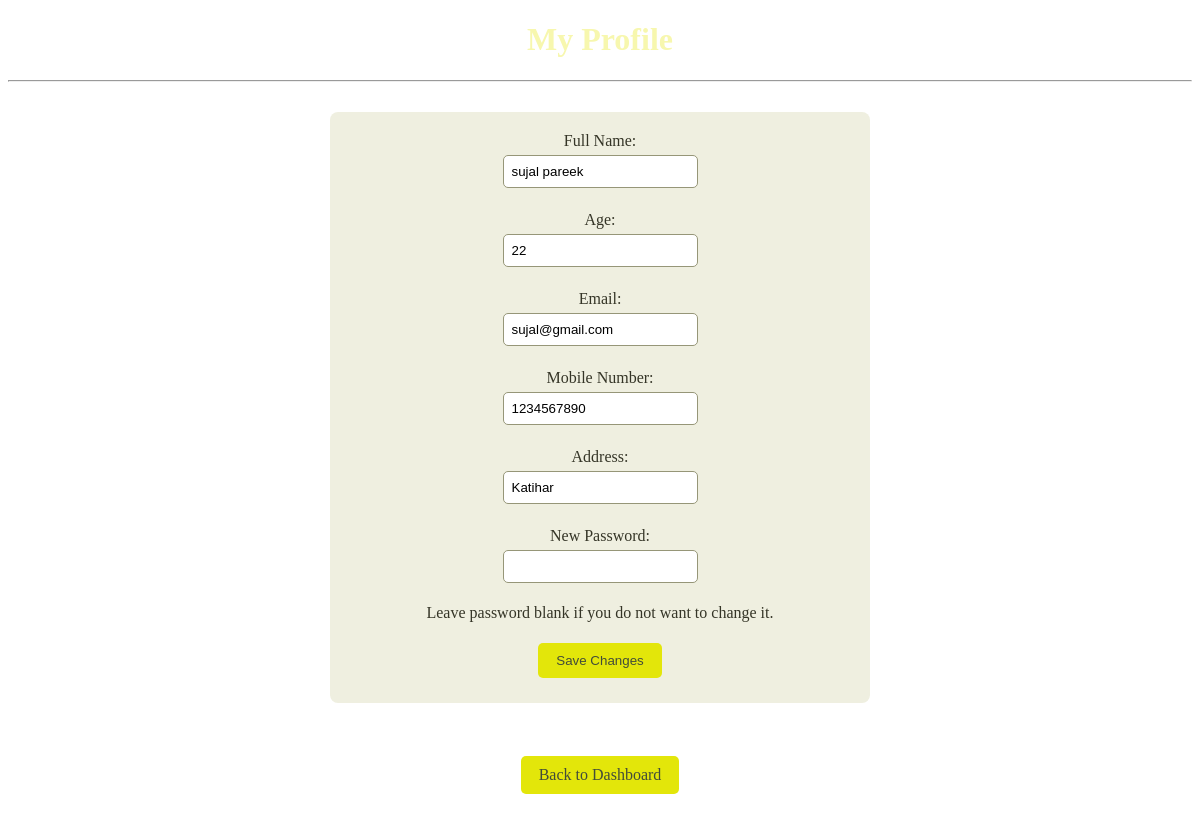
Page /user/profile (signed in) on the committed database.
### models.py (models this page shows)
class User(db.Model):
    __tablename__="users"
    id=db.Column(db.Integer,primary_key=True)
    name=db.Column(db.String(100),nullable=False)
    age=db.Column(db.Integer,nullable=False)
    email=db.Column(db.String(120),unique=True,nullable=False)
    password=db.Column(db.String(255),nullable=False)
    mobile=db.Column(db.String(15),nullable=False)
    address=db.Column(db.String(255),nullable=False)
    role=db.Column(db.String(20),nullable=False)
    status=db.Column(db.String(20),default="Active")
    created_at=db.Column(db.DateTime,default=datetime.utcnow)
    bookings=db.relationship("Booking",backref="user")
    staff_profile=db.relationship("TrekStaff",backref="user",uselist=False)

### app.py (the view, shortened to what this page needs)
@app.route("/user/profile", methods=["GET", "POST"])
def user_profile():
    if "user_id" not in session or session["role"] != "user":
        return redirect(url_for("home"))
    user = User.query.get(session["user_id"])
    return render_template("user/profile.html", user=user)

### templates/user/profile.html (shortened to what this page needs)
<!DOCTYPE html>
<html>
<head>
</head>
<body>
    <h1>My Profile</h1>
    <hr>
    <form method="POST">
        <label>Full Name:</label>
        <br>
        <input type="text" name="name" value="{{ user.name }}" required>
        <br><br>
        <label>Age:</label>
        <br>
        <input type="number" name="age" value="{{ user.age }}" required>
        <br><br>
        <label>Email:</label>
        <br>
        <input type="email" name="email" value="{{ user.email }}" required>
        <br><br>
        <label>Mobile Number:</label>
        <br>
        <input type="text" name="mobile" value="{{ user.mobile }}" required>
        <br><br>
        <label>Address:</label>
        <br>
        <input type="text" name="address" value="{{ user.address }}" required>
        <br><br>
        <label>New Password:</label>
        <br>
        <input type="password" name="password">
        <p>Leave password blank if you do not want to change it.</p>
        <button type="submit">Save Changes</button>
    </form>
    <br>
    <a href="{{ url_for('user_dashboard') }}">Back to Dashboard</a>
</body>
</html>

### templates/user/profile.html (style rules this page uses)
body { text-align: center; color: rgb(244, 244, 201); background: url('https://images.unsplash.com/photo-1470071459604-3b5ec3a7fe05?auto=format&fit=crop&w=1920&q=80') center/cover fixed; margin-bottom: 30px; }
h1 { color: rgb(247, 247, 174); }
form { width: 500px; margin: 30px auto; padding: 20px; background: rgb(231, 231, 208, 0.65); border-radius: 8px; }
label { color: rgb(53, 53, 39); }
input { padding: 8px; margin: 5px; border: 1px solid rgb(150, 150, 120); border-radius: 5px; }
p { color: rgb(53, 53, 39); }
button { padding: 10px 18px; margin: 5px; border: none; border-radius: 5px; color: rgb(66, 76, 58); background: rgb(227, 230, 10); }
a { display: inline-block; padding: 10px 18px; margin: 5px; color: rgb(66, 76, 58); text-decoration: none; border-radius: 5px; background: rgb(227, 230, 10); }

### rows in the picture
User: name "sujal pareek", age "22", email "sujal@gmail.com", mobile "1234567890", address "Katihar"
